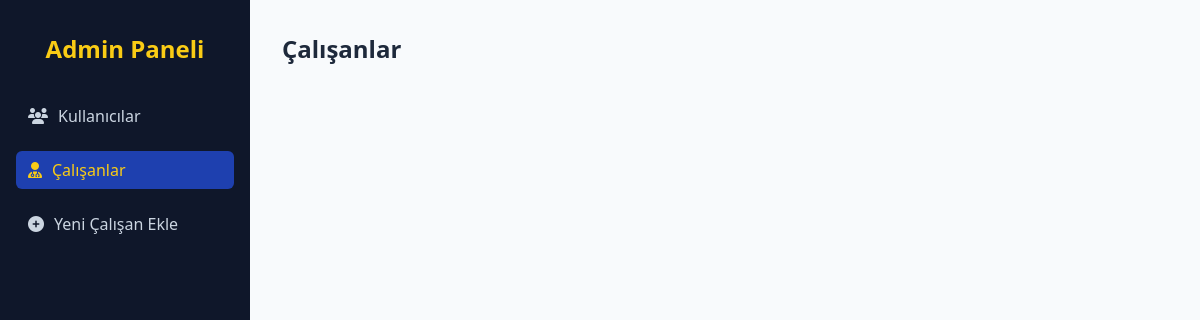
Before: /pages/admin.php?page=calisanlar with the older database file.
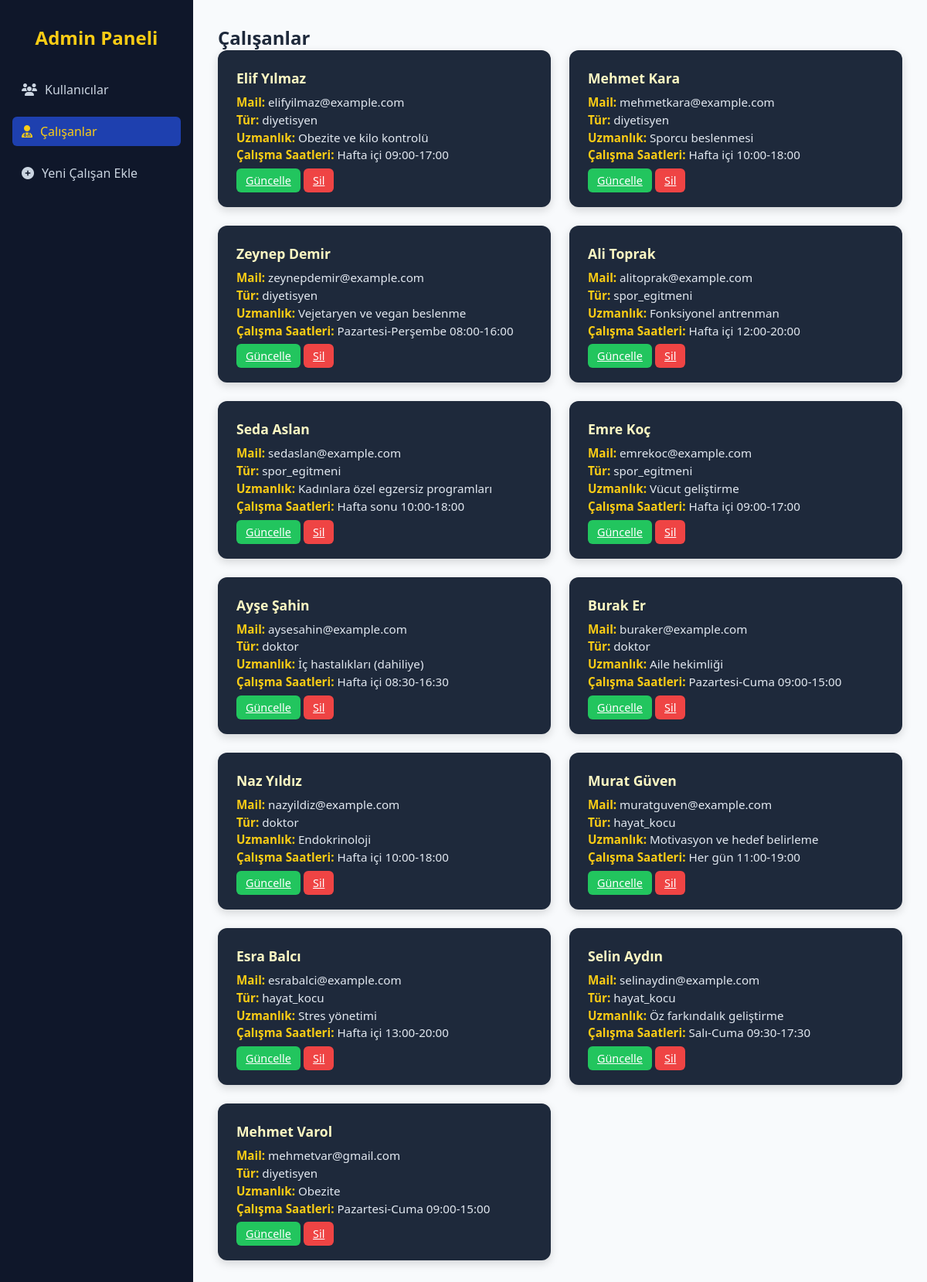
After: the same page with the newer database file.
### tables this page shows
CREATE TABLE `calisanlar` (
  `c_id` int(11) NOT NULL,
  `u_id` int(11) DEFAULT NULL,
  `c_adi` varchar(100) NOT NULL,
  `c_soyadi` varchar(100) NOT NULL,
  `c_mail` varchar(150) NOT NULL,
  `c_sifre` varchar(255) NOT NULL,
  `tur` enum('diyetisyen','spor_egitmeni','doktor','hayat_kocu') NOT NULL,
  `uzmanlik` text DEFAULT NULL,
  `calisma_saatleri` text DEFAULT NULL
);

### pages/admin.php (the view, shortened to what this page needs)
<?php
require_once('../includes/connection.php');
$page = $_GET['page'] ?? 'kullanicilar';
$stmt = $connection->prepare("SELECT * FROM user");
$stmt->execute();
$kullanicilar = $stmt->fetchAll(PDO::FETCH_ASSOC);
$stmt = $connection->prepare("SELECT * FROM calisanlar");
$stmt->execute();
$calisanlar = $stmt->fetchAll(PDO::FETCH_ASSOC);
?>
<!DOCTYPE html>
<html lang="tr">
<head>
    <link rel="stylesheet" href="../assets/css/admin.css?v=<?= time(); ?>">
    <link rel="stylesheet" href="https://cdnjs.cloudflare.com/ajax/libs/font-awesome/6.5.0/css/all.min.css">
</head>
<body>
    <div class="admin-container">
        <aside class="sidebar">
            <h2>Admin Paneli</h2>
            <nav>
                <ul>
                    <li><a href="?page=kullanicilar" class="<?= $page === 'kullanicilar' ? 'active' : '' ?>"><i
                                class="fas fa-users"></i> Kullanıcılar</a></li>
                    <li><a href="?page=calisanlar" class="<?= $page === 'calisanlar' ? 'active' : '' ?>"><i
                                class="fas fa-user-md"></i> Çalışanlar</a></li>
                    <li><a href="?page=ekle" class="<?= $page === 'ekle' ? 'active' : '' ?>"><i
                                class="fas fa-plus-circle"></i> Yeni Çalışan Ekle</a></li>
                </ul>
            </nav>
        </aside>
        <main class="main-panel">
            <?php if ($page === 'kullanicilar'): ?>
                <h2>Kullanıcılar</h2>
            <section class="user-cards">
                <?php foreach ($kullanicilar as $k): ?>
                <div class="user-card">
                    <img src="<?= !empty($c['profil_resmi']) ? '../uploads/' . htmlspecialchars($c['profil_resmi']) : 'assets/images/default.png' ?>" alt="Profil Resmi">
                    <div class="user-info">
                        <h3><?= ucfirst($k['u_adi']) . ' ' . ucfirst($k['u_soyadi']) ?></h3>
                        <p><strong>TC:</strong> <?= $k['u_tc'] ?></p>
                        <p><strong>Telefon:</strong> <?= $k['u_telefon'] ?></p>
                        <p><strong>Email:</strong> <?= $k['u_mail'] ?></p>
                        <p><strong>Doğum Tarihi:</strong> <?= $k['u_dogumtarih'] ?></p>
                        <div class="card-actions">
                            <a href="kullanici_guncelle.php?id=<?= $k['u_id'] ?>" class="btn btn-edit">Güncelle</a>
                            <a href="kullanici_sil.php?id=<?= $k['u_id'] ?>" class="btn btn-delete"
                                onclick="return confirm('Kullanıcıyı silmek istediğinize emin misiniz?');">Sil</a>
                        </div>
                    </div>
                </div>
                <?php endforeach; ?>
            </section>
            <?php elseif ($page === 'calisanlar'): ?>
            <h2>Çalışanlar</h2>
            <section class="user-cards">
                <?php foreach ($calisanlar as $c): ?>
                <div class="user-card">
                    <div class="user-info">
                        <h3><?= ucfirst($c['c_adi']) . ' ' . ucfirst($c['c_soyadi']) ?></h3>
                        <p><strong>Mail:</strong> <?= $c['c_mail'] ?></p>
                        <p><strong>Tür:</strong> <?= $c['tur'] ?></p>
                        <p><strong>Uzmanlık:</strong> <?= $c['uzmanlik'] ?></p>
                        <p><strong>Çalışma Saatleri:</strong> <?= $c['calisma_saatleri'] ?></p>
                        <div class="card-actions">
                            <a href="calisan_guncelle.php?id=<?= $c['c_id'] ?>" class="btn btn-edit">Güncelle</a>
                            <a href="calisan_sil.php?id=<?= $c['c_id'] ?>" class="btn btn-delete"
                                onclick="return confirm('Çalışanı silmek istediğinize emin misiniz?');">Sil</a>
                        </div>
                    </div>
                </div>
                <?php endforeach; ?>
            </section>
            <?php endif; ?>
        </main>
    </div>
</body>
</html>

Changed rows visible on the page:
added calisanlar: c_adi "Elif", c_soyadi "Yılmaz", c_mail "elifyilmaz@example.com", tur "diyetisyen", uzmanlik "Obezite ve kilo kontrolü", calisma_saatleri "Hafta içi 09:00-17:00"
added calisanlar: c_adi "Mehmet", c_soyadi "Kara", c_mail "mehmetkara@example.com", tur "diyetisyen", uzmanlik "Sporcu beslenmesi", calisma_saatleri "Hafta içi 10:00-18:00"
added calisanlar: c_adi "Zeynep", c_soyadi "Demir", c_mail "zeynepdemir@example.com", tur "diyetisyen", uzmanlik "Vejetaryen ve vegan beslenme", calisma_saatleri "Pazartesi-Perşembe 08:00-16:00"
added calisanlar: c_adi "Ali", c_soyadi "Toprak", c_mail "alitoprak@example.com", tur "spor_egitmeni", uzmanlik "Fonksiyonel antrenman", calisma_saatleri "Hafta içi 12:00-20:00"
added calisanlar: c_adi "Seda", c_soyadi "Aslan", c_mail "sedaslan@example.com", tur "spor_egitmeni", uzmanlik "Kadınlara özel egzersiz programları", calisma_saatleri "Hafta sonu 10:00-18:00"
added calisanlar: c_adi "Emre", c_soyadi "Koç", c_mail "emrekoc@example.com", tur "spor_egitmeni", uzmanlik "Vücut geliştirme", calisma_saatleri "Hafta içi 09:00-17:00"
added calisanlar: c_adi "Ayşe", c_soyadi "Şahin", c_mail "aysesahin@example.com", tur "doktor", uzmanlik "İç hastalıkları (dahiliye)", calisma_saatleri "Hafta içi 08:30-16:30"
added calisanlar: c_adi "Burak", c_soyadi "Er", c_mail "buraker@example.com", tur "doktor", uzmanlik "Aile hekimliği", calisma_saatleri "Pazartesi-Cuma 09:00-15:00"
added calisanlar: c_adi "Naz", c_soyadi "Yıldız", c_mail "nazyildiz@example.com", tur "doktor", uzmanlik "Endokrinoloji", calisma_saatleri "Hafta içi 10:00-18:00"
added calisanlar: c_adi "Murat", c_soyadi "Güven", c_mail "muratguven@example.com", tur "hayat_kocu", uzmanlik "Motivasyon ve hedef belirleme", calisma_saatleri "Her gün 11:00-19:00"
added calisanlar: c_adi "Esra", c_soyadi "Balcı", c_mail "esrabalci@example.com", tur "hayat_kocu", uzmanlik "Stres yönetimi", calisma_saatleri "Hafta içi 13:00-20:00"
added calisanlar: c_adi "Selin", c_soyadi "Aydın", c_mail "selinaydin@example.com", tur "hayat_kocu", uzmanlik "Öz farkındalık geliştirme", calisma_saatleri "Salı-Cuma 09:30-17:30"
added calisanlar: c_adi "Mehmet", c_soyadi "Varol", c_mail "mehmetvar@gmail.com", tur "diyetisyen", uzmanlik "Obezite", calisma_saatleri "Pazartesi-Cuma 09:00-15:00"
